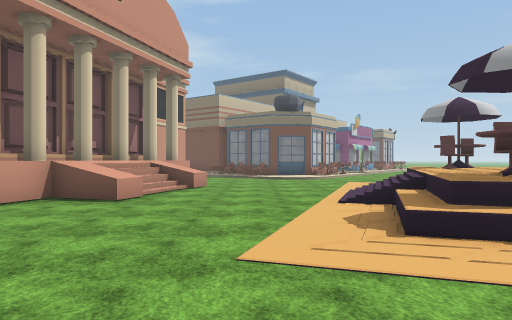
view 1 (above)

24 first-person views from a walk through a 3-D level made in the Unity game engine. The camera is 1.5 m above the floor, looks level and sees 70° across. The floor is counted in squares, 2 m on a side. Each view is taken from the middle of a square. On the plan, view 1 faces up. The plan holds only what a view shows up to about 11 squares ahead; the rest is blank. The place goes on beyond the plan. The terrain is drawn as flat ground. The player is left out. Some surface patterns are stand-ins.

view 2
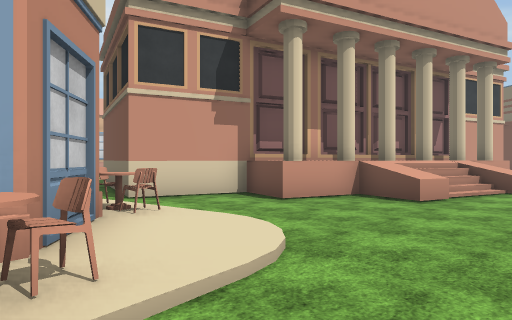

view 3
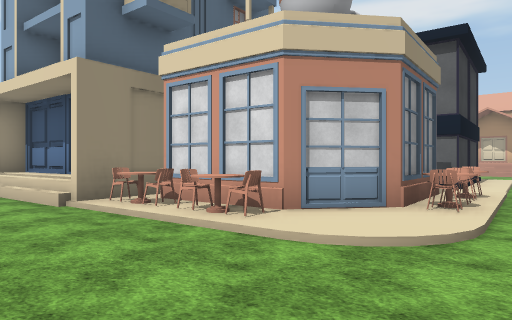

view 4
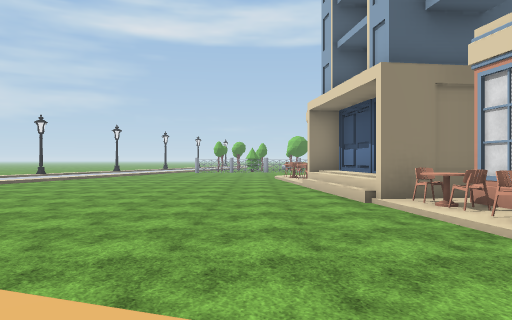

view 5
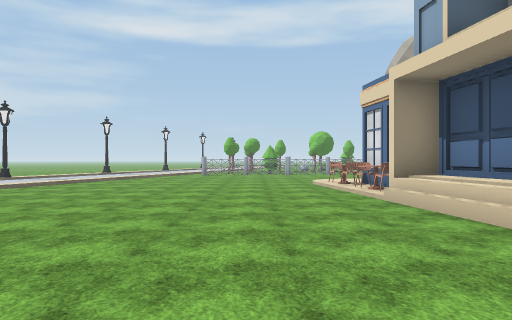

view 6
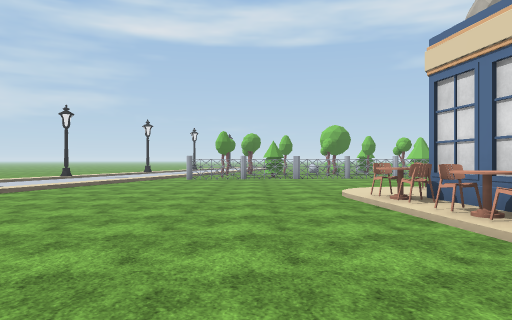

view 7
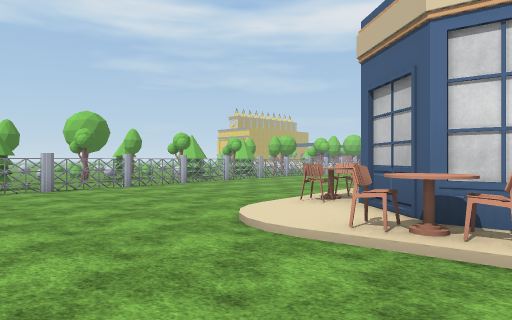

view 8
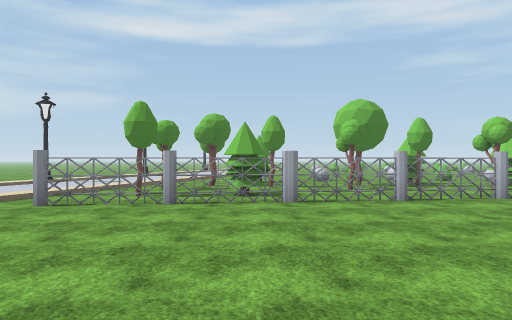

view 9
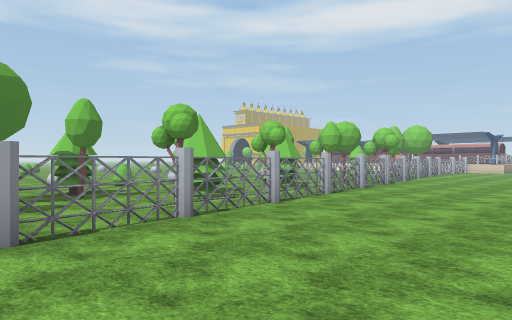

view 10
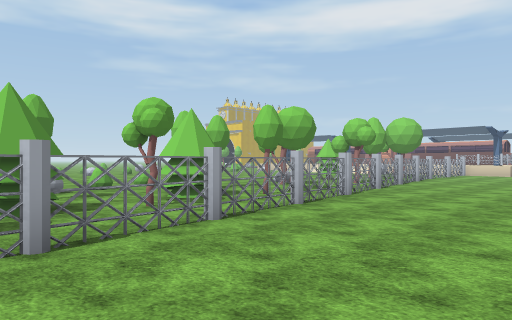

view 11
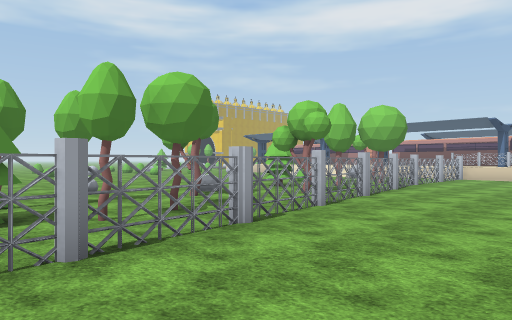

view 12
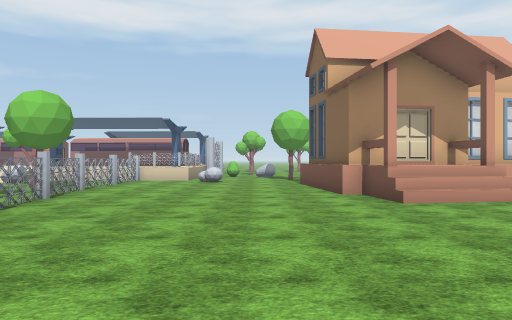

view 13
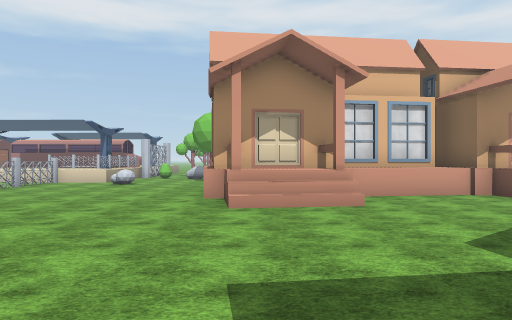

view 14
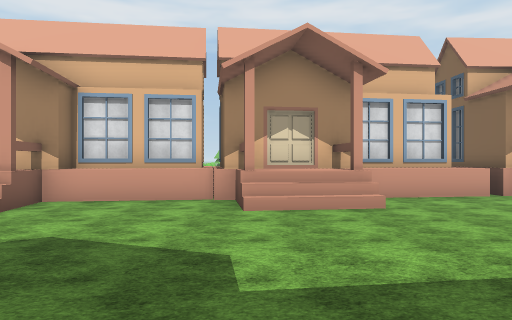

view 15
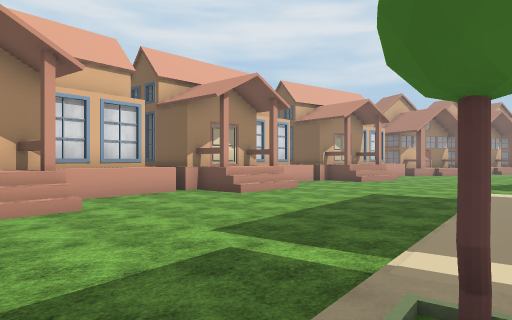

view 16
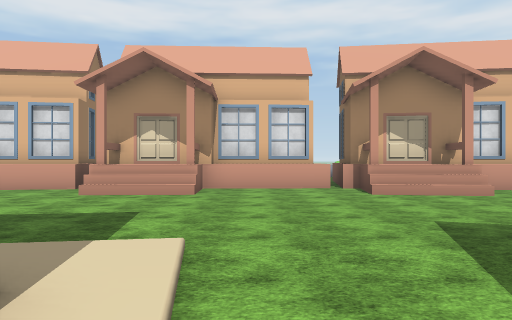

view 17
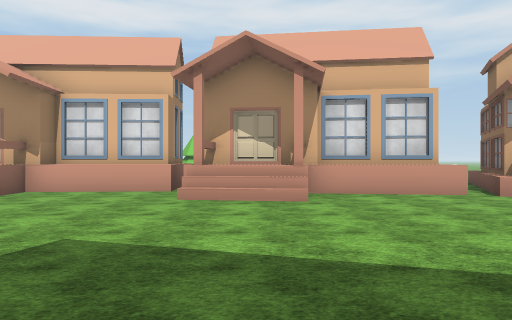

view 18
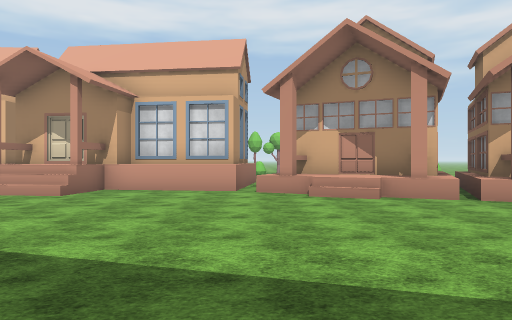

view 19
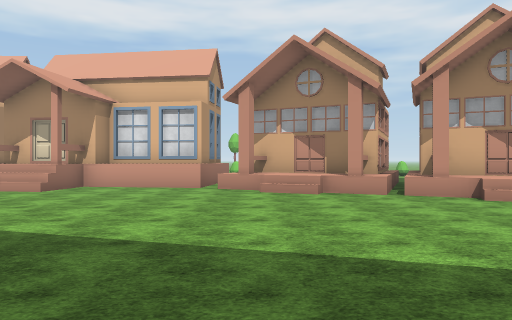

view 20
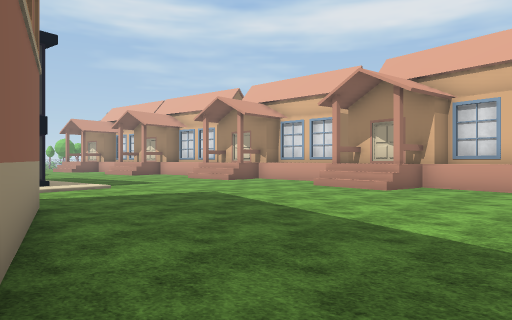

view 21
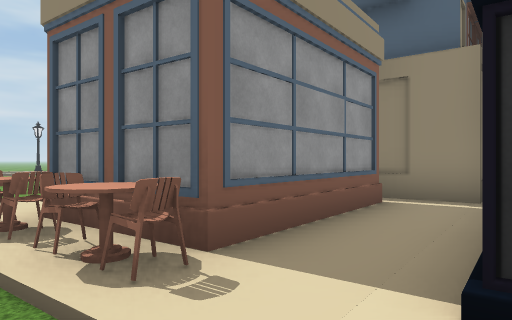

view 22
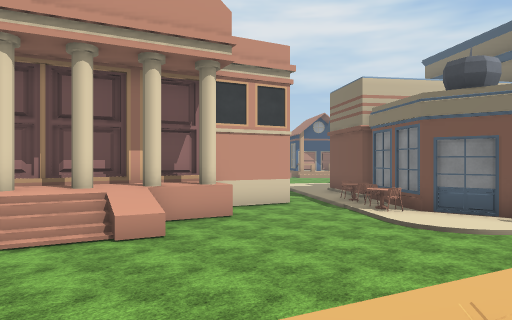

view 23
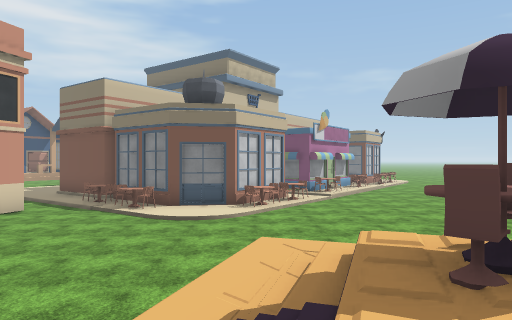

view 24
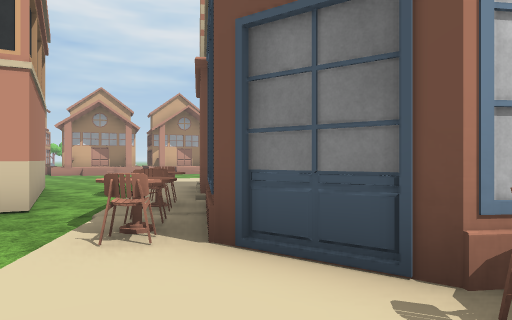

### Floor plan
Key: @ floor where view 1 was taken; # wall or solid block; x gap in a wall; . main floor; : floor 0.25 m higher than the main floor; + floor 1 m higher than the main floor; * floor 1.25 m higher than the main floor; % floor 1.5 m higher than the main floor; / step, stairs or slope; = window, fence, low wall or low ledge; ^ raised ledge; B building; F fence; T tree; U bush; R rock; H house; O other object.
Columns run from 22 left of view 1 to 7 right of it. Each row starts with its distance up from view 1.
 17 HHHH          x..../^##  #^...
 16  HHHH/..       ###..=:###^/...
 15  HHHH....        ###..:::/....
 14 HHH H......       #....//.....
 13 H H /......       ###.........
 12 HHHH....... .     ###.........
 11 HHH..........    ###......
 10 HHH.........     ##//....
  9 HHH.........     #%//.... BB
  8 HHH.........#   ###//.../ BB
  7 HHHH.......##   ###=....  +
  6 HH*/.......#    ###..... /
  5 HHH/.......### ###...... BB
  4 HH......... .###........ B
  3 HH.........  ....///...
  2 HH........./ /:^^^#//.../.
  1 HH....../  BBB:####//.....
  0 HHH/..../    B::# ##^.@....
 -1 HH*/..../    B::#  #^.......
 -2 HHH/.....     B:#  #^/......
 -3 HH.......:B   B:BBBBB/.......
 -4 HH.......:B    BB   B/........
 -5 HHH....../     B    B/........
 -6 H HH/..../:    B    B+........
 -7 HHH*/..../#         B#........
 -8 HHHH/.... /          ^........
 -9 HHH......            #........
-10 HHH......           ##^.......
-11 HHH.....           ##//.......
-12 HHHHH.....         #://.......
-13 HHH  .....        ^#^/........
-14 HHH  ..... :    ............./
-15 HHHH......      ............./
-16 ..........   ..............
-17 ............................
-18 ........................FFF.
-19 ................FFFFFFFF..../
-20 .........FFFFFFF.......T.T.//
-21  FFFFFFFF.....T..T...T...T./..
-22  .....T...TTTT.TT......T.../..
-23  .T.T...T...TT....T.T.  T./ ..
-24 T.   T.R...TT..T..T.
-25         .....UO U..
-26         ..O.O     O
-27         ....
-28           ..
-29           ..

Positions as (right, up) in squares from view 1, and headings:
1: (0, 0), facing up
2: (0, 0), facing up-left
3: (1, 4), facing down-left
4: (1, 4), facing down
5: (2, 0), facing down
6: (2, -4), facing down
7: (3, -9), facing down-left
8: (1, -12), facing down
9: (-1, -15), facing down-left
10: (-5, -16), facing down-left
11: (-9, -17), facing down-left
12: (-11, -17), facing left
13: (-11, -14), facing left
14: (-12, -8), facing left
15: (-12, -8), facing up-left
16: (-11, 2), facing left
17: (-12, 6), facing left
18: (-11, 11), facing left
19: (-10, 12), facing left
20: (-10, 11), facing down-left
21: (-9, 3), facing down-right
22: (4, 7), facing up-left
23: (3, 6), facing up
24: (3, 14), facing up-left
